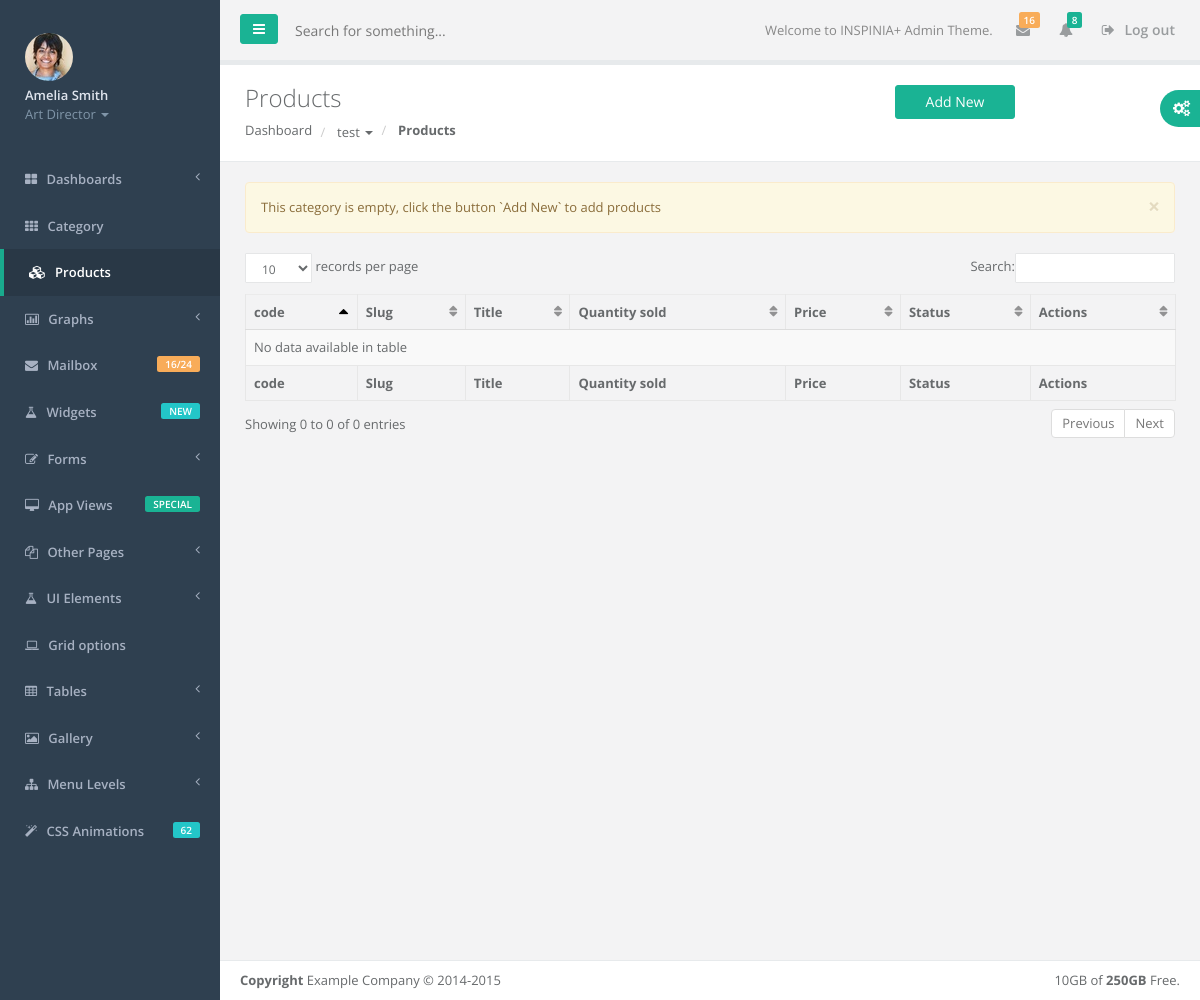
Before: /admin/products.html?category=1 with the older database file.
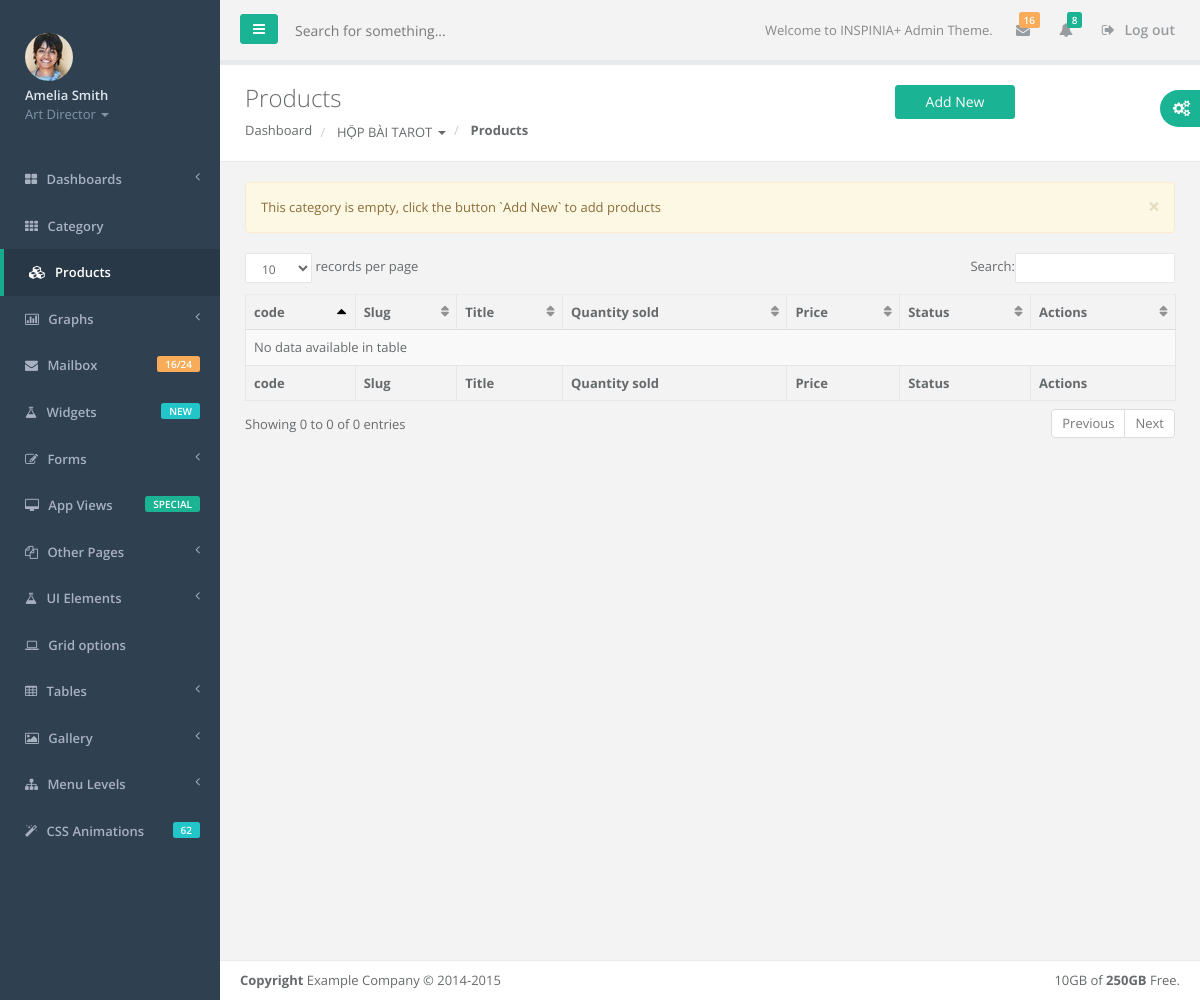
After: the same page with the newer database file.
### tables this page shows
CREATE TABLE IF NOT EXISTS `category` (
  `id` int(11) NOT NULL AUTO_INCREMENT,
  `title` varchar(1000) NOT NULL,
  `description` longtext,
  `image` varchar(255) DEFAULT NULL,
  `slug` varchar(1000) NOT NULL,
  `parent_id` int(11) DEFAULT NULL,
  `is_active` bit(1) NOT NULL DEFAULT b'1',
  `on_navigation` bit(1) NOT NULL DEFAULT b'1',
  `order` int(3) NOT NULL DEFAULT '1',
  `seo_title` varchar(1000) DEFAULT NULL,
  `seo_description` varchar(1000) DEFAULT NULL,
  `seo_tags` varchar(1000) DEFAULT NULL,
  `updated` datetime NOT NULL DEFAULT CURRENT_TIMESTAMP ON UPDATE CURRENT_TIMESTAMP,
  PRIMARY KEY (`id`),
  UNIQUE KEY `slug` (`slug`),
  KEY `FK_category_category` (`parent_id`),
  CONSTRAINT `FK_category_category` FOREIGN KEY (`parent_id`) REFERENCES `category` (`id`) ON DELETE SET NULL
);

### admin/products.php (the view, shortened to what the changed rows need)
<?php
include "connect.php";
if(isset($_GET["category"])){
    $sqlcat = "SELECT id,title  FROM category WHERE id = ".$_GET["category"];
    $getCat = $conn->query($sqlcat);
    if( $getCat->num_rows > 0 ){
        $curCat     = $getCat->fetch_assoc() ;
    }
}
?>
<!DOCTYPE html>
<html>
<head>
    <link href="css/bootstrap.min.css" rel="stylesheet">
    <link href="font-awesome/css/font-awesome.css" rel="stylesheet">
    <link href="css/plugins/dataTables/dataTables.bootstrap.css" rel="stylesheet">
    <link href="css/animate.css" rel="stylesheet">
    <link href="css/style.css" rel="stylesheet">
</head>
<body>
    <div id="wrapper">
        <div id="page-wrapper" class="gray-bg">
            <div class="row wrapper border-bottom white-bg page-heading">
                <div class="col-lg-10">
                    <h2>
                        Products
                        <?php
                            $catString = '';
                            if(isset($curCat)){
                                $catString = "?category=".$curCat['id'];
                            }
                        ?>
                        <a href="product-form.html<?php echo $catString; ?>" class="btn btn-w-m btn-primary pull-right">Add New</a>
                    </h2>
                    <ol class="breadcrumb">
                        <?php
                            if(isset($curCat)){
                        ?>
                        <li class="btn-group">
                            <a data-toggle="dropdown" class="dropdown-toggle" href="category.html?id=<?php echo $curCat['id'];?>" ><?php echo $curCat["title"]; ?> <span class="caret"></span></a>
                        </li>
                        <?php } ?>
                    </ol>
                </div>
            </div>
        <div class="wrapper wrapper-content animated fadeInRight">
            <div class="row">
                <div class="col-lg-12">
                    <table class="table table-striped table-bordered table-hover dataTables-example" >
                        <thead>
                            <tr>
                                <th>code</th>
                                <th>Slug</th>
                                <th>Title</th>
                                <th>Quantity sold</th>
                                <th>Price</th>
                                <th>Status</th>
                                <th>Actions</th>
                            </tr>
                        </thead>
                        <tfoot>
                            <tr>
                                <th>code</th>
                                <th>Slug</th>
                                <th>Title</th>
                                <th>Quantity sold</th>
                                <th>Price</th>
                                <th>Status</th>
                                <th>Actions</th>
                            </tr>
                        </tfoot>
                    </table>
                </div>
            </div>
        </div>
        </div>
        </div>
</body>
</html>

Changed rows visible on the page:
changed category: title "test" → "HỘP BÀI TAROT"
